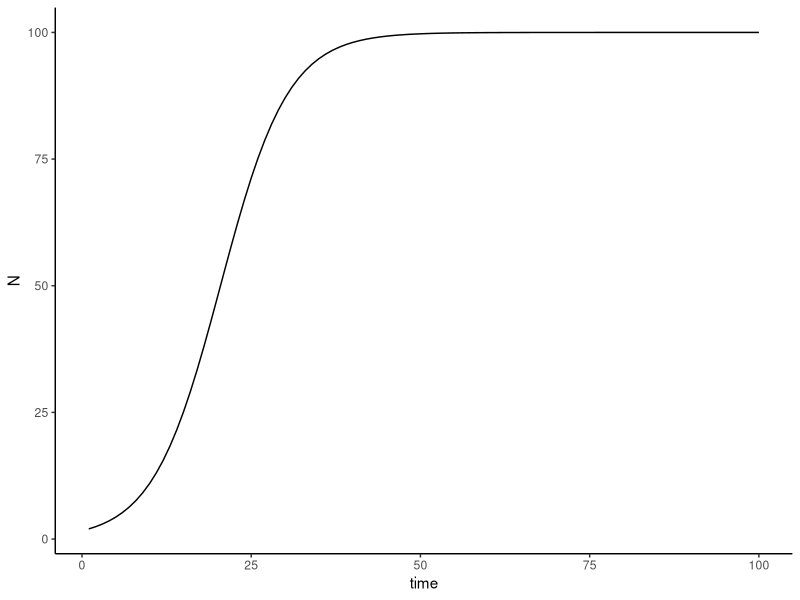
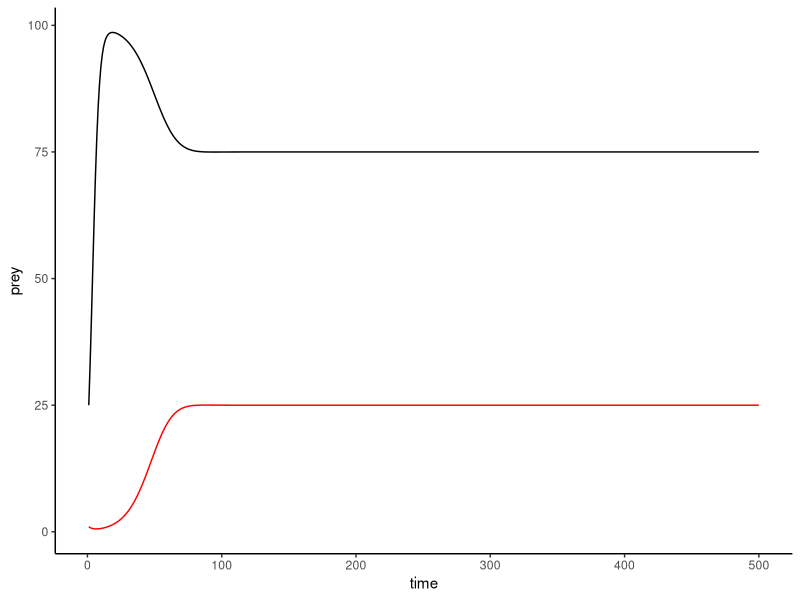
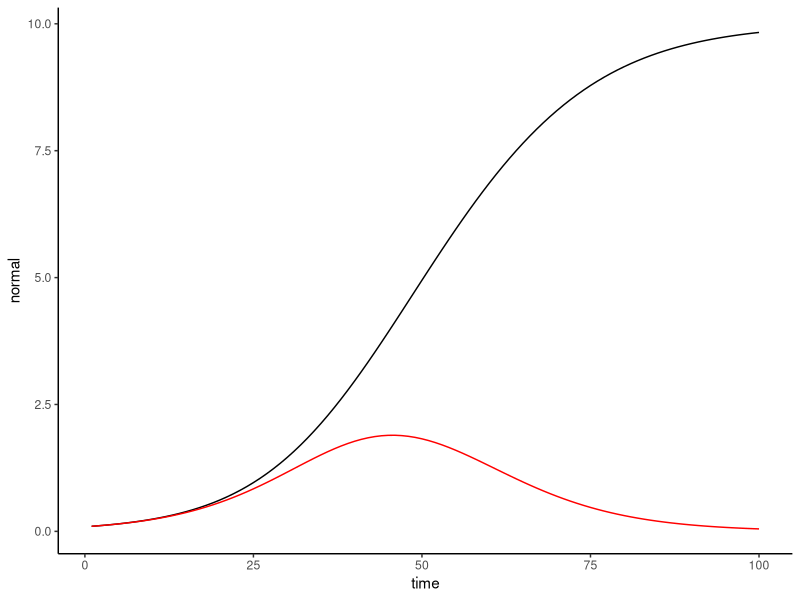
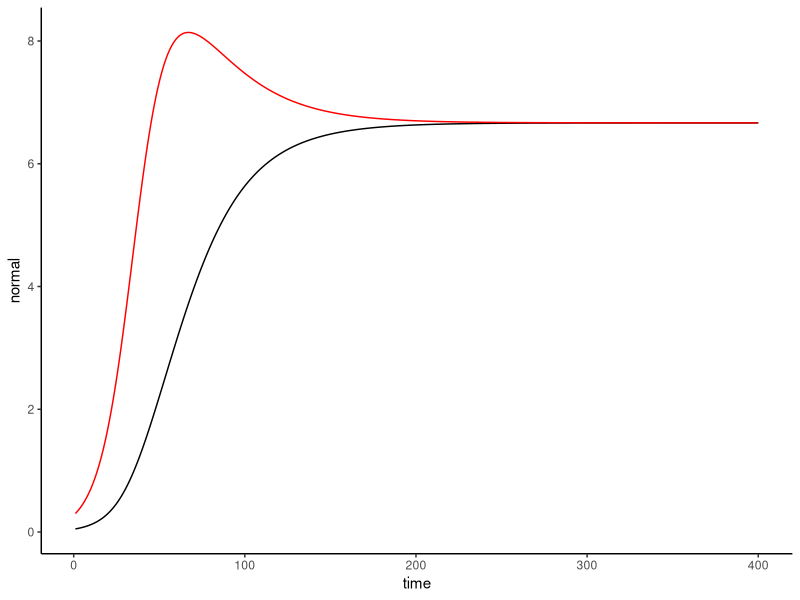
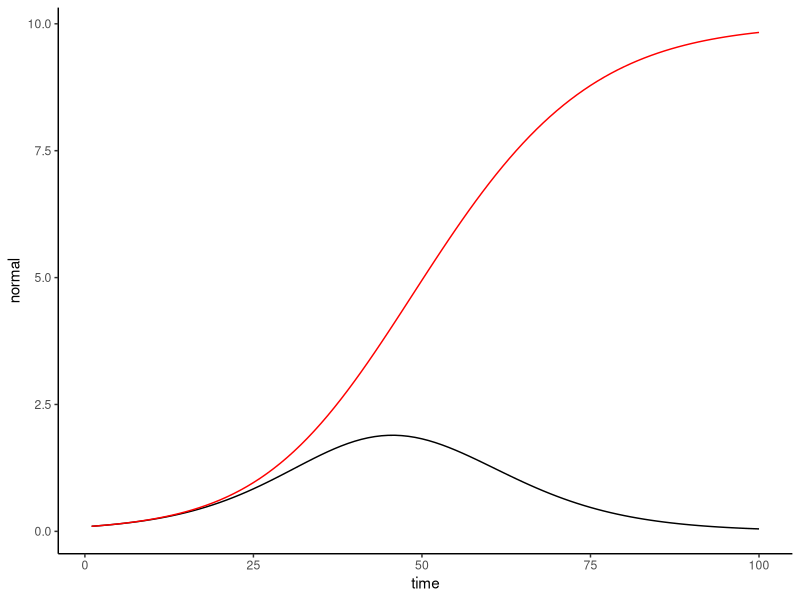
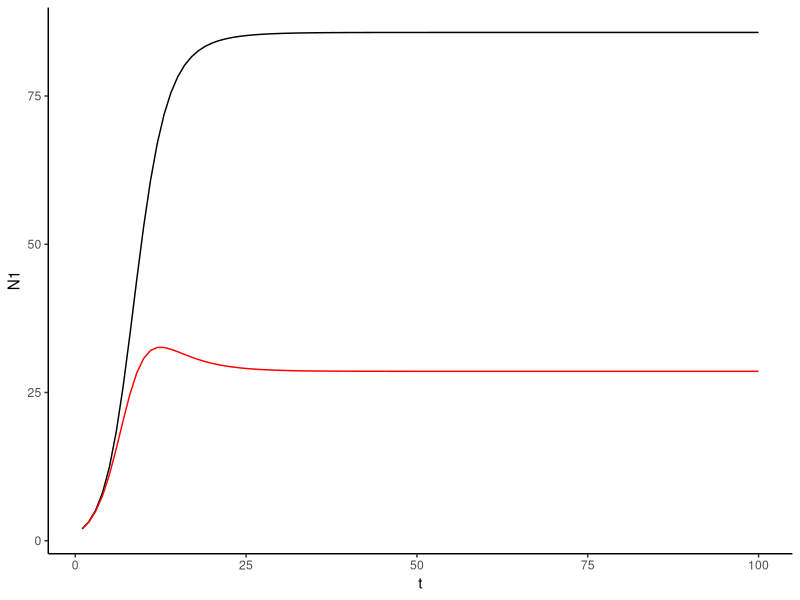
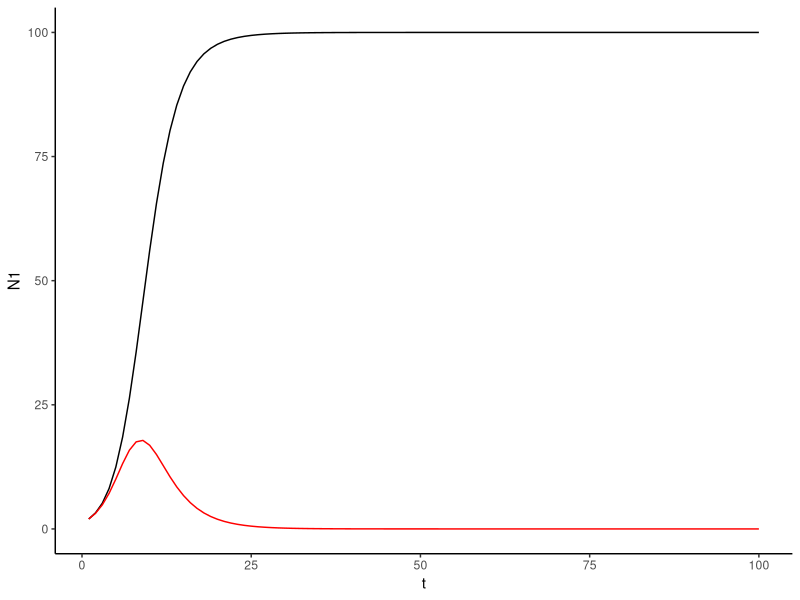
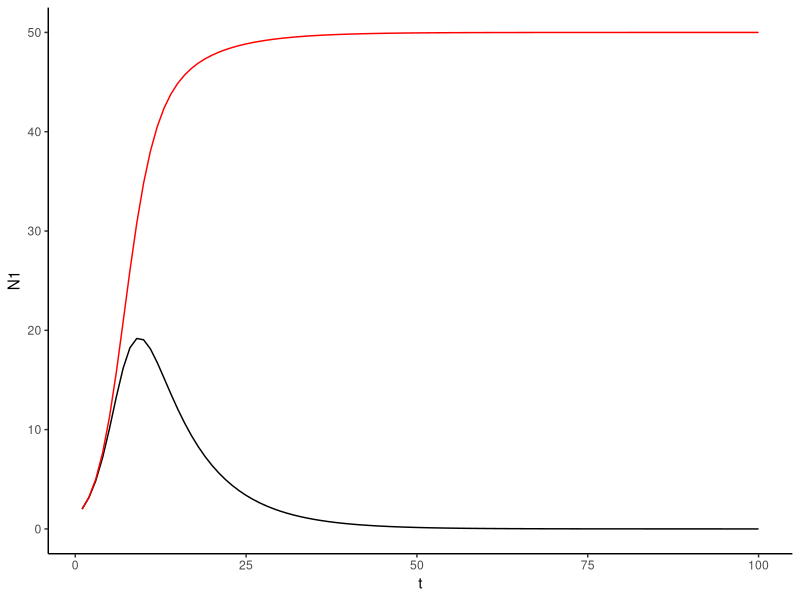

These figures' R source, in order:
### Examples and answers for Lecture 19 challenges

#example 1
### Load the deSolve package and ggplot2 for plotting
library(deSolve)
library(ggplot2)

### Custom function that defines the model differential equations
# the ode function we will use for simulating the model requires the function be defined 
# with the arguments for time, state variable vector, and parameter vector be provided in that order
# ode also requires that the dy/dt's be returned as a list
ddSim<-function(t,y,p){
  # "unpack" vectors containing state variables (y) and parameters (p)
  N=y
  r=p[1]
  K=p[2]
  
  # calculate change in state variables with time, given parameter values 
  # and current value of state variables
  dNdt=r*(1-N/K)*N
  
  # return list containing change in state variables with time
  return(list(dNdt))
}

### Define parameters, initial values for state variables, and time steps
params=c(0.2,100)
N0=2
times=1:100

### Simulate the model using ode()
modelSim=ode(y=N0,times=times,func=ddSim,parms=params)

# modelSim is a variable that contains a deSolve object
# this contains some attributes about the way the simulation was conducted, but the key content is a
# matrix with time as the first column and model state variables in subsequent columns

# convert to a dataframe for plotting purposes
modelOutput=data.frame(time=modelSim[,1],N=modelSim[,2])

# plot output of simulation
ggplot(modelOutput,aes(x=time,y=N))+geom_line()+theme_classic()


# example 2
predPreySim<-function(t,y,p){
  prey=y[1]
  pred=y[2]
  
  r=p[1]
  K=p[2]
  consume=p[3]
  predDeath=p[4]
  
  dPrey_dt=r*(1-prey/K)*prey-consume*prey*pred
  dPred_dt=consume*prey*pred-predDeath*pred
  
  return(list(c(dPrey_dt,dPred_dt)))
}

y0=c(25,1)
times=1:500
params=c(0.4,100,0.004,0.3)

out=ode(y=y0,times=times,func=predPreySim,parms=params)
out=data.frame(time=out[,1],prey=out[,2],pred=out[,3])
ggplot(out,aes(x=time,y=prey))+geom_line()+geom_line(data=out,mapping=aes(x=time,y=pred),col='red')+theme_classic()

# Challenge 1
tumorSim<-function(t,y,p){
  N=y[1]
  T=y[2]
  
  RN=p[1]
  KN=p[2]
  aTN=p[3]
  RT=p[4]
  KT=p[5]
  aNT=p[6]
  
  dNdt=RN*(1-(N+aNT*T)/KN)*N
  dTdt=RT*(1-(T+aTN*N)/KT)*T

  return(list(c(dNdt,dTdt)))
}

# case 2
times=1:100
y0=c(0.1,0.1)
params2=c(0.1,10,2,0.1,10,0.5)
sim2=ode(y=y0,times=times,func=tumorSim,parms=params2)
out2=data.frame(time=sim2[,1],normal=sim2[,2],tumor=sim2[,3])
ggplot(out2,aes(x=time,y=normal))+geom_line()+geom_line(data=out2,mapping=aes(x=time,y=tumor),col='red')+theme_classic()

# case 3
times=1:400
y0=c(0.05,0.3)
params3=c(0.1,10,0.5,0.1,10,0.5)
sim3=ode(y=y0,times=times,func=tumorSim,parms=params3)
out3=data.frame(time=sim3[,1],normal=sim3[,2],tumor=sim3[,3])
ggplot(out3,aes(x=time,y=normal))+geom_line()+geom_line(data=out3,mapping=aes(x=time,y=tumor),col='red')+theme_classic()

# case 4
times=1:100
y0=c(0.1,0.1)
params4=c(0.1,10,0.5,0.1,10,2)
sim4=ode(y=y0,times=times,func=tumorSim,parms=params4)
out4=data.frame(time=sim4[,1],normal=sim4[,2],tumor=sim4[,3])
ggplot(out4,aes(x=time,y=normal))+geom_line()+geom_line(data=out4,mapping=aes(x=time,y=tumor),col='red')+theme_classic()

# Challenge 2
# 2 state variables and 2 differential equations
# dN1dt=r1*(1-alpha11*N1-alpha12*N2)*N1
# dN2dt=r2*(1-alpha22*N2-alpha21*N1)*N2

lvSim<-function(t,y,p){
  N1=y[1]
  N2=y[2]

  r1=p[1]
  alpha11=p[2]
  alpha21=p[3]
  r2=p[4]
  alpha22=p[5]
  alpha12=p[6]
  
  dN1dt=r1*(1-alpha11*N1-alpha12*N2)*N1
  dN2dt=r2*(1-alpha22*N2-alpha21*N1)*N2
  
  return(list(c(dN1dt,dN2dt)))
}

# coexistence - alpha12<alpha11 & alpha21<alpha22
times=1:100
params=c(0.5,0.01,0.005,0.5,0.02,0.005)
y0=c(2,2)
sim=ode(y=y0,times=times,func=lvSim,parms=params)

sim=data.frame(t=sim[,1],N1=sim[,2],N2=sim[,3])
ggplot(sim,aes(x=t,y=N1))+geom_line()+geom_line(data=sim,mapping=aes(x=t,y=N2),col='red')+theme_classic()

# competitive exclusion by N1 - alpha21 > alpha11
times=1:100
params=c(0.5,0.01,0.015,0.5,0.02,0.005)
y0=c(2,2)
sim=ode(y=y0,times=times,func=lvSim,parms=params)

sim=data.frame(t=sim[,1],N1=sim[,2],N2=sim[,3])
ggplot(sim,aes(x=t,y=N1))+geom_line()+geom_line(data=sim,mapping=aes(x=t,y=N2),col='red')+theme_classic()

# competitive exclusion by N2 - alpha12 > alpha22
times=1:100
params=c(0.5,0.01,0.005,0.5,0.02,0.025)
y0=c(2,2)
sim=ode(y=y0,times=times,func=lvSim,parms=params)

sim=data.frame(t=sim[,1],N1=sim[,2],N2=sim[,3])
ggplot(sim,aes(x=t,y=N1))+geom_line()+geom_line(data=sim,mapping=aes(x=t,y=N2),col='red')+theme_classic()

# competitive exlusion dependent on initial conditions
times=1:100
params=c(0.5,0.01,0.015,0.5,0.02,0.025)
y0=c(2,5)
sim=ode(y=y0,times=times,func=lvSim,parms=params)

sim=data.frame(t=sim[,1],N1=sim[,2],N2=sim[,3])
ggplot(sim,aes(x=t,y=N1))+geom_line()+geom_line(data=sim,mapping=aes(x=t,y=N2),col='red')+theme_classic()
